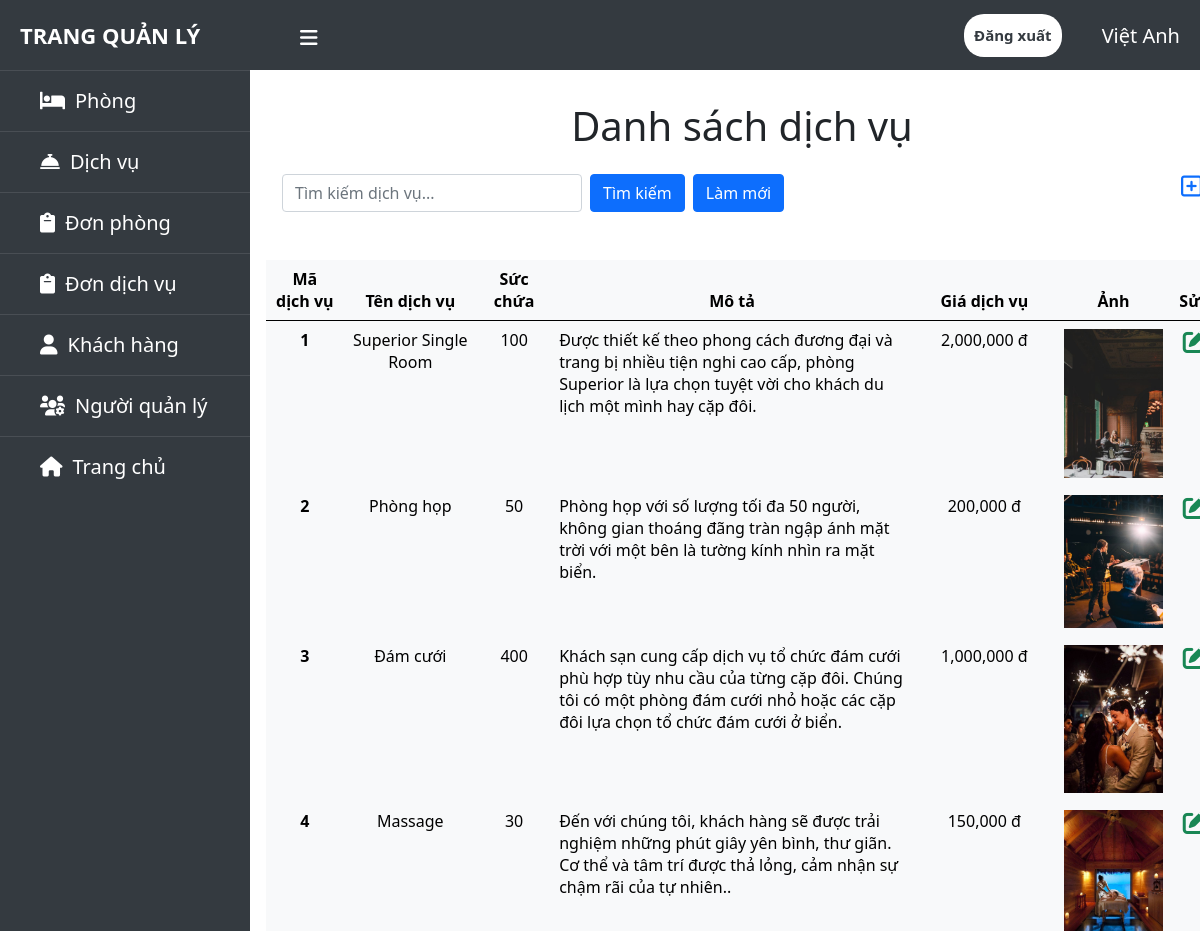
/admin/danhsachdichvu.php (signed in), run on the app's committed database.
### tables this page shows
CREATE TABLE `tb_services` (
  `ser_ID` int(10) UNSIGNED NOT NULL,
  `ser_name` varchar(50) NOT NULL,
  `ser_room_size` varchar(10) NOT NULL,
  `ser_description` varchar(255) NOT NULL,
  `ser_price` int(10) NOT NULL,
  `ser_image` varchar(255) NOT NULL
);

### admin/danhsachdichvu.php (the view, shortened to what this page needs)
<?php
include('header.php');
include('../config.php');
?>
    <div class="content p-3">
        <div class="service-form">
            <div class="">
                <div class="">
                    <h1 class="text-center pt-3">Danh sách dịch vụ</h1>
                </div>
                <div class="p-3">
                    <form action="" method="post" class="d-flex">
                        <input type="search" class="form-control me-2" name="Search" style="width: 300px;" placeholder="Tìm kiếm dịch vụ...">
                        <button type="submit" name="btn-search" class="btn btn-primary me-2">Tìm kiếm</button>
                        <a href="danhsachdichvu.php" class="btn btn-primary">Làm mới</a>
                        <a href="themdichvu.php" style="font-size: 24px; margin-left: auto;"><i class="far fa-plus-square"></i></a>
                    </form>
                </div>
            </div>
            <table class="table my-3 py-5 border-light text-center text-aline table-light " style="table-layout: auto;">
                <thead class="table-light ">
                    <tr class="border-dark">
                        <th scope="col" class="top">Mã dịch vụ</th>
                        <th scope="col" class="top">Tên dịch vụ</th>
                        <th scope="col" class="top">Sức chứa</th>
                        <th scope="col" class="top" style="width:38%">Mô tả</th>
                        <th scope="col" class="top">Giá dịch vụ</th>
                        <th scope="col" class="top">Ảnh</th>
                        <th scope="col" class="top">Sửa</th>
                    </tr>
                </thead>
                <tbody>
                    <?php
                    if (isset($_POST['btn-search'])) {
                        $ser_name = $_POST['Search'];
                        $sql = "SELECT * FROM  tb_services
                            WHERE  ser_name LIKE '%$ser_name%'";
                        $result = mysqli_query($conn, $sql);
                        if ($result == true) {
                            while ($row = mysqli_fetch_assoc($result)) {
                                if ($row == "" OR $ser_name == "") {
                                } else {
                                    echo '<tr>';
                                    echo '<th scope="row">' . $row['ser_ID'] . '</th>';
                                    echo '<td>' . $row['ser_name'] . '</td>';
                                    echo '<td>' . $row['ser_room_size'] . '</td>';
                                    echo '<td class="text-start">' . $row['ser_description'] . '</td>';
                                    echo '<td style="width:15%" class="text-center">' . number_format($row['ser_price']) . ' đ</td>';
                                    echo '<td><img src="../images/' . $row['ser_image'] . '" class="img-fluid" style="width:10rem"></td>';
                                    echo '<td>'; ?>
                                    <a href="chitietdichvu.php?id=<?php echo $row['ser_ID']; ?>" id="ser-detail"><i class="fas fa-edit text-success" style="font-size: 1.5rem"></i></a>
                            <?php echo '</td>';
                                    echo '</tr>';
                                }
                            }
                        }
                    } else {
                        $sql = "SELECT ser_ID, ser_name, ser_room_size, ser_description, ser_price, ser_image
                            FROM  tb_services";
                        $result = mysqli_query($conn, $sql);
                        if ($result == true) {
                            while ($row = mysqli_fetch_assoc($result)) {
                                echo '<tr>';
                                echo '<th scope="row">' . $row['ser_ID'] . '</th>';
                                echo '<td>' . $row['ser_name'] . '</td>';
                                echo '<td>' . $row['ser_room_size'] . '</td>';
                                echo '<td class="text-start">' . $row['ser_description'] . '</td>';
                                echo '<td style="width:15%" class="text-center">' . number_format($row['ser_price']) . ' đ</td>';
                                echo '<td><img src="../images/' . $row['ser_image'] . '" class="img-fluid" style="width:10rem"></td>';
                                echo '<td>'; ?>
                                <a href="chitietdichvu.php?id=<?php echo $row['ser_ID']; ?>" id="ser-detail"><i class="fas fa-edit text-success" style="font-size: 1.5rem"></i></a>
                            <?php echo '</td>';
                                echo '</tr>';
                            }
                        }
                    }
                            ?>
                </tbody>
            </table>
        </div>
    </div>
<?php
include('footer.php');
?>

### admin/header.php (shortened to what this page needs)
<?php
    include '../config.php';
?>
<!doctype html>
<html lang="en">
  <head>
    <link href="https://cdn.jsdelivr.net/npm/bootstrap@5.0.2/dist/css/bootstrap.min.css" rel="stylesheet">
    <link rel="stylesheet" href="https://cdnjs.cloudflare.com/ajax/libs/font-awesome/6.0.0-beta2/css/all.min.css" />
  </head>
  <body>
    <header>
      <label for="check" style="justify-content:center;">
        <i class="fas fa-bars" id="sidebar-btn"></i>
      </label>
          <div class="left-area title-admin">
          <a href="index.php">Trang Quản Lý</a>
          </div>
          <?php
          $sql = "SELECT `admin_fullname` FROM `tb_admins` WHERE `admin_name`='{$_SESSION['admin']}'";
          $result = mysqli_query($conn, $sql);
                        if ($result == true) {
                            $row = mysqli_fetch_assoc($result);
                            $fullname=$row['admin_fullname'];
                        }?>
          <div class="right-area">
          <h5 style="color:#fff;float: inline-end;margin-top: -20px;"><?php echo $fullname;?></h5>
            <a href="logout.php" class="logout-btn">Đăng xuất</a>
          </div>
    </header>
    <div class="sidebar">
      <ul>
        <li><a href="danhsachphong.php"><i class='fas fa-bed'></i><span>Phòng</span></a></li>
        <li><a href="danhsachdichvu.php"><i class="fas fa-concierge-bell"></i><span>Dịch vụ</span></a></li>
        <li><a href="danhsachdatphong.php"><i class="fas fa-clipboard"></i><span>Đơn phòng</span></a></li>
        <li><a href="danhsachdatdichvu.php"><i class="fas fa-clipboard"></i><span>Đơn dịch vụ</span></a></li>
        <li><a href="danhsachkhachhang.php"><i class="fas fa-user"></i><span>Khách hàng</span></a></li>
        <li><a href="danhsachadmin.php"><i class="fas fa-users-cog"></i><span>Người quản lý</span></a></li>
        <li><a href="../user/index.php"><i class="fas fa-home"></i><span>Trang chủ</span></a></li>
        <div class="text-center p-3">
        </div>
      </ul>
    </div>

### admin/footer.php (shortened to what this page needs)
  </body>
</html>

### admin/header.php (style rules this page uses)
header { position: fixed; background-color: #343a40; padding: 20px; width: 100%; height: 70px; }
.left-area a { color: #fff; margin: 0; text-transform: uppercase; position: fixed; font-size: 22px; font-weight: 700; text-decoration: none; margin-top: -25px; }
.logout-btn { padding: 5px; background:#fff; text-decoration: none; float: right; margin-top: -30px; margin-right: 40px; border-radius: 20px; font-size: 15px; font-weight: 600; color: #343a40; padding: 10px; transition: 0.5s; transition-property: color; }
.sidebar { background: #343a40; margin-top: 70px; position: fixed; left: 0; width: 250px; height: 100%; transition: 0.5s; transition-property: left; }
.sidebar ul { padding: 0; }
.sidebar i { padding-right: 10px; }
.sidebar ul a { color: #fff; display: block; width: 100%; line-height: 60px; text-decoration: none; padding-left: 40px; box-sizing: border-box; font-size: 20px; transition: 0.4s; border-top: 1px solid rgba(255,255,255,.1); }
label #sidebar-btn { z-index: 1; color: #fff; position: fixed; cursor: pointer; left :300px; font-size: 20px; transition: 0.5s; transition-property: color; margin-top: -10px; }
.content { position: fixed; width: 82%; margin-top: 70px; margin-left: 250px ; background-color: white; background-size: cover; height: 100vh; transition: 0.5s; overflow: auto; padding-bottom: 70px; }

### data on the page
tb_services: ser_ID "1", ser_name "Superior Single Room", ser_room_size "100", ser_description "Được thiết kế theo phong cách đương đại và trang bị nhiều tiện nghi cao cấp, phòng Superior là lựa chọn tuyệt vời cho khách du lịch một mình hay cặp đôi.", ser_price "2,000,000", ser_image (picture)
tb_services: ser_ID "2", ser_name "Phòng họp", ser_room_size "50", ser_description "Phòng họp với số lượng tối đa 50 người, không gian thoáng đãng tràn ngập ánh mặt trời với một bên là tường kính nhìn ra mặt biển.", ser_price "200,000", ser_image (picture)
tb_services: ser_ID "3", ser_name "Đám cưới", ser_room_size "400", ser_description "Khách sạn cung cấp dịch vụ tổ chức đám cưới phù hợp tùy nhu cầu của từng cặp đôi. Chúng tôi có một phòng đám cưới nhỏ hoặc các cặp đôi lựa chọn tổ chức đám cưới ở biển.", ser_price "1,000,000", ser_image (picture)
tb_services: ser_ID "4", ser_name "Massage", ser_room_size "30", ser_description "Đến với chúng tôi, khách hàng sẽ được trải nghiệm những phút giây yên bình, thư giãn. Cơ thể và tâm trí được thả lỏng, cảm nhận sự chậm rãi của tự nhiên..", ser_price "150,000", ser_image (picture)

### other printed values
$fullname "Việt Anh"
